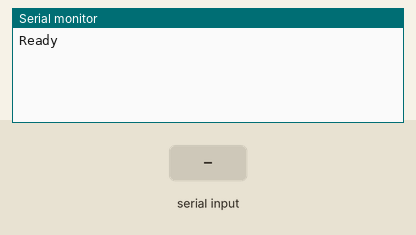
Simulated run of this sketch. Board: Arduino Uno, built with avr-gcc and run on an emulated ATmega328P. On the bench: the last lines printed to the serial monitor. The inputs (shaded band) are chosen by the test bench.

Above: at 1.2 s.
1.3 s: "F" received over Serial
At 2.5 s:
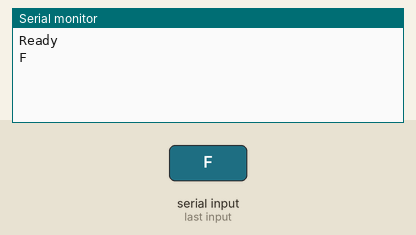
2.8 s: "B" received over Serial
At 3.9 s:
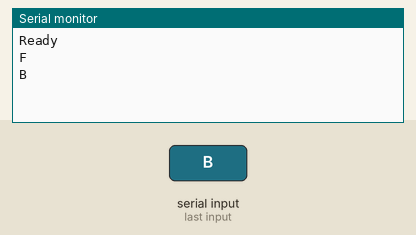
4.3 s: "L" received over Serial
At 5.1 s:
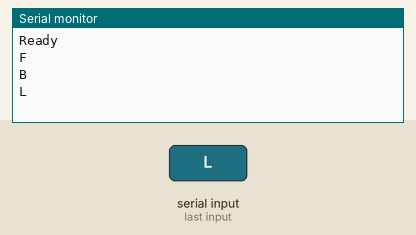
5.8 s: "1" received over Serial
At 6.2 s:
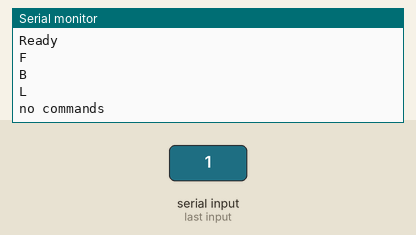

Measured:
- after the input at 1.3 s, the serial monitor: prints a new line at once (image 1)
- after the input at 2.8 s, the serial monitor: prints a new line at once (image 2)
- after the input at 4.3 s, the serial monitor: prints a new line at once (image 3)
- after the input at 5.8 s, the serial monitor: prints a new line at once (image 4)

The sketch:

bluetooth.ino
```cpp
char btCommand;
void setup()
{
  Serial.begin(9600);
  Serial.println("Ready");
}
void loop()
{
  if (Serial.available() > 0)
  {
    btCommand = Serial.read();
    if (btCommand == 'F')
    {
      Serial.println("F");
    }
    else if (btCommand == 'B')
    {
      Serial.println("B");
    }
    else if (btCommand == 'L')
    {
      Serial.println("L");
    }
    else
    {
      Serial.println("no commands");
    }
  }
}
```
